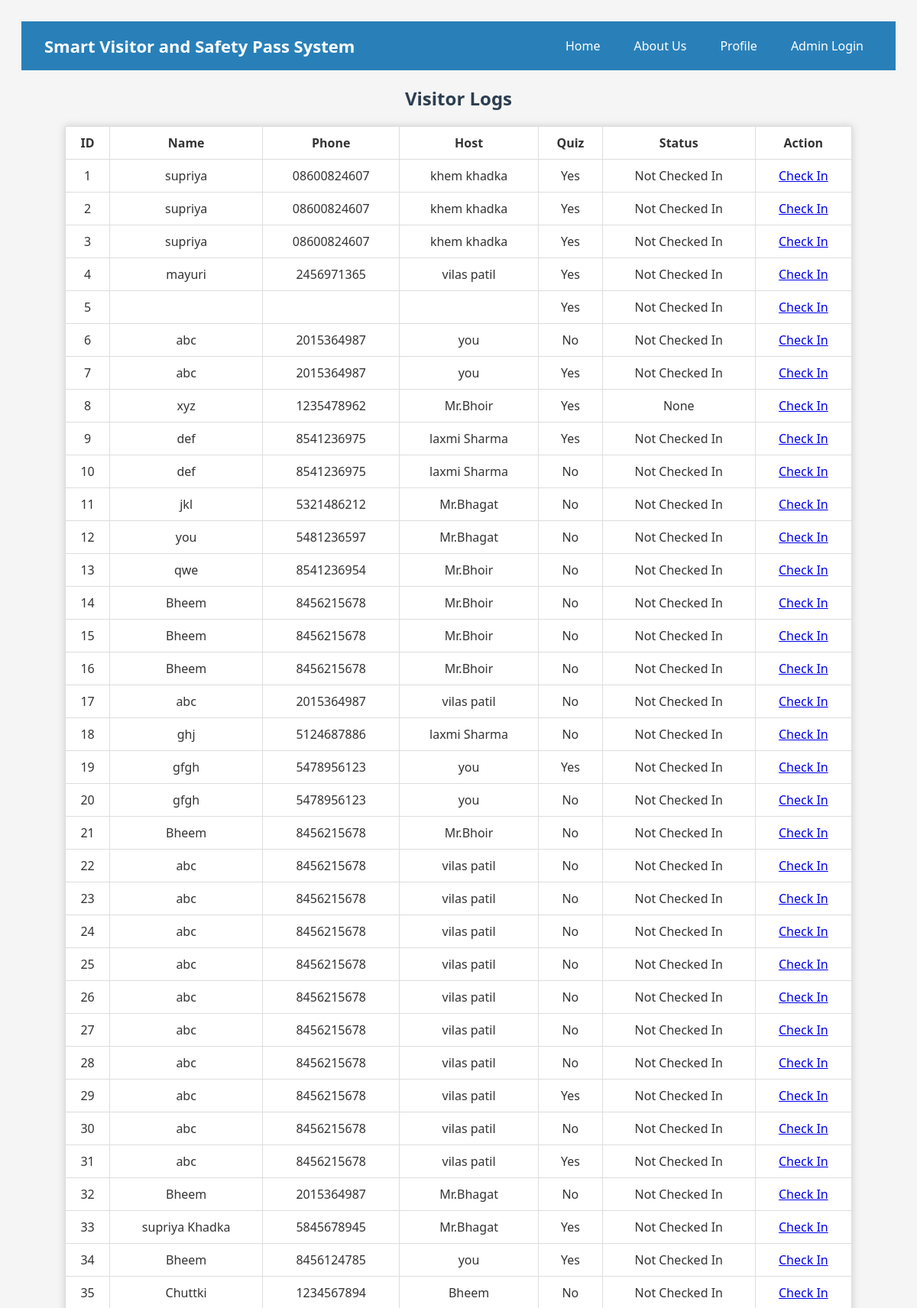
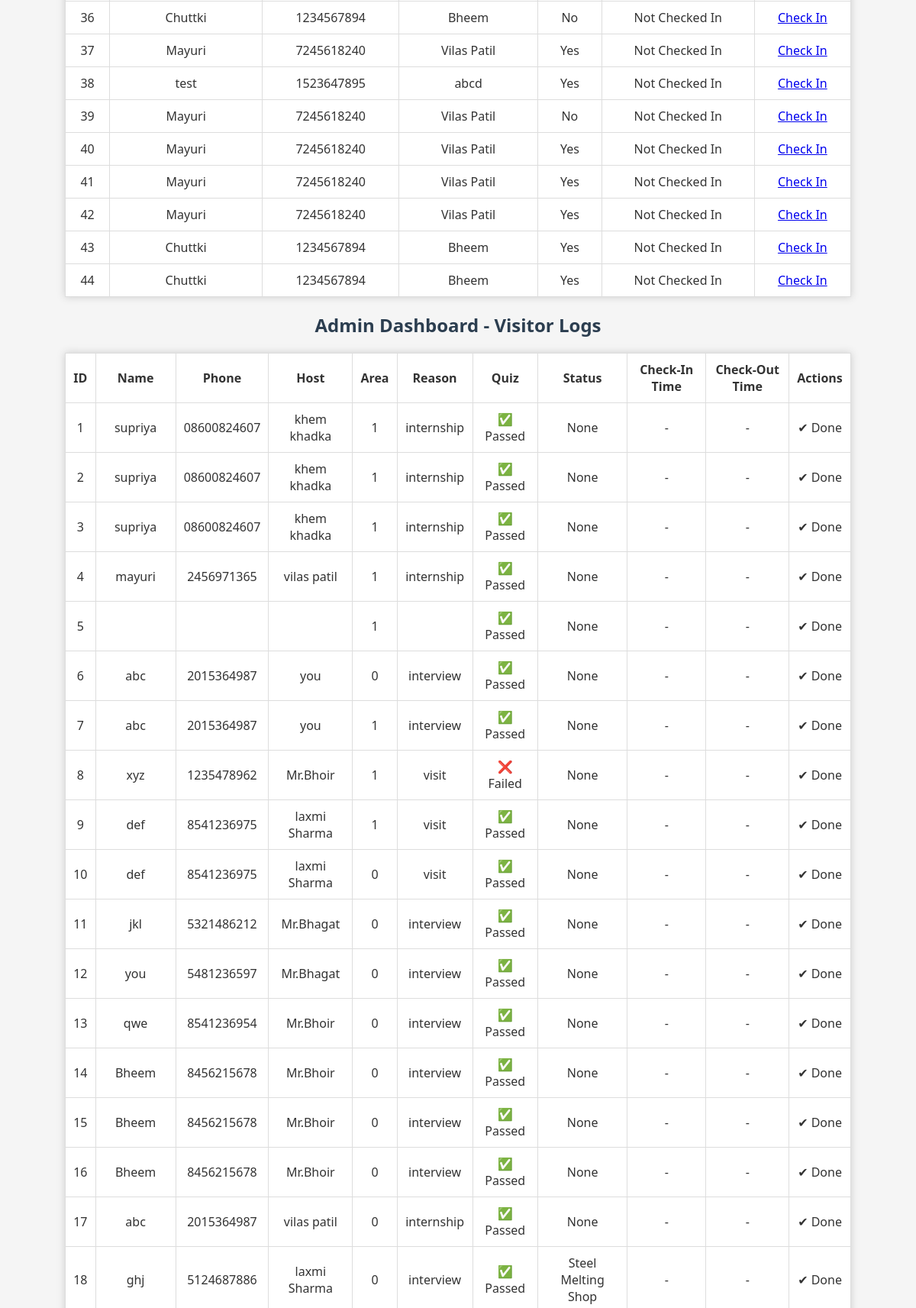
The page /admin (upper part) on the database its author committed (2 pictures, top to bottom).
### tables this page shows
CREATE TABLE visitors (
                    id INTEGER PRIMARY KEY AUTOINCREMENT,
                    name TEXT,
                    phone TEXT,
                    reason TEXT,
                    host TEXT,
                    quiz_passed INTEGER,
                    checkin_status TEXT
                , area TEXT, checkin_time TEXT, checkout_time TEXT);

### app.py (the view)
@app.route('/admin')
def admin():
    conn = sqlite3.connect(DB_NAME)
    c = conn.cursor()
    c.execute("SELECT * FROM visitors")
    data = c.fetchall()
    conn.close()
    return render_template('admin.html', data=data)

### templates/admin.html (shortened to what this page needs)
<!DOCTYPE html>
<html>
<head>
  <link rel="stylesheet" href="{{ url_for('static', filename='style.css') }}">
</head>
<body>
  {% include 'header.html' %}
  <h2>Visitor Logs</h2>
  <table border="1">
    <tr>
      <th>ID</th><th>Name</th><th>Phone</th><th>Host</th>
      <th>Quiz</th><th>Status</th><th>Action</th>
    </tr>
    {% for row in data %}
    <tr>
      <td>{{ row[0] }}</td><td>{{ row[1] }}</td><td>{{ row[2] }}</td>
      <td>{{ row[4] }}</td><td>{{ 'Yes' if row[5] else 'No' }}</td>
      <td>{{ row[6] }}</td>
      <td>
        {% if row[6] != 'Checked In' %}
          <a href="/checkin/{{ row[0] }}">Check In</a>
        {% endif %}
      </td>
    </tr>
    {% endfor %}
  </table>
<h2>Admin Dashboard - Visitor Logs</h2>
<table>
  <thead>
    <tr>
      <th>ID</th>
      <th>Name</th>
      <th>Phone</th>
      <th>Host</th>
      <th>Area</th>
      <th>Reason</th>
      <th>Quiz</th>
      <th>Status</th>
      <th>Check-In Time</th>
      <th>Check-Out Time</th>
      <th>Actions</th>
    </tr>
  </thead>
  <tbody>
    {% for row in data %}
    <tr>
      <td>{{ row[0] }}</td>
      <td>{{ row[1] }}</td>
      <td>{{ row[2] }}</td>
      <td>{{ row[4] }}</td>
      <td>{{ row[5] }}</td>
      <td>{{ row[3] }}</td>
      <td>{{ '✅ Passed' if row[6] else '❌ Failed' }}</td>
      <td>{{ row[7] }}</td>
      <td>{{ row[8] if row[8] else '-' }}</td>
      <td>{{ row[9] if row[9] else '-' }}</td>
      <td>
        {% if row[7] == 'Not Checked In' %}
          <a href="/checkin/{{ row[0] }}"><button>Check In</button></a>
        {% elif row[7] == 'Checked In' and not row[9] %}
          <a href="/checkout/{{ row[0] }}"><button>Check Out</button></a>
        {% else %}
          ✔ Done
        {% endif %}
      </td>
    </tr>
    {% endfor %}
  </tbody>
</table>
  {% include 'footer.html' %}
</body>
</html>

### templates/header.html (shortened to what this page needs)
<!DOCTYPE html>
<html>
<head>
  <link rel="stylesheet" href="{{ url_for('static', filename='style.css') }}">
</head>
<body>
  <header class="navbar">
    <h1>Smart Visitor and Safety Pass System</h1>
    <div class="nav-links">
      <a href="/">Home</a>
      <a href="/about">About Us</a>
      <a href="/profile">Profile</a>
      {% if session.get('user') %}
        <form action="/logout" method="post" style="display: inline;">
          <button type="submit">Logout</button>
        </form>
      {% else %}
        <a href="/login">Admin Login</a>
      {% endif %}
    </div>
  </header>

### templates/footer.html (shortened to what this page needs)
</body>
</html>

### static/style.css (style rules this page uses)
body { font-family: 'Segoe UI', sans-serif; background-color: #f5f5f5; padding: 20px; color: #333; }
h2 { color: #2c3e50; text-align: center; }
table { width: 90%; margin: 20px auto; border-collapse: collapse; background-color: white; box-shadow: 0 0 10px #ccc; }
th, td { padding: 10px; border: 1px solid #ddd; text-align: center; }

### templates/header.html (style rules this page uses)
.navbar { background-color: #2980b9; color: white; padding: 15px 30px; display: flex; justify-content: space-between; align-items: center; }
.navbar h1 { margin: 0; font-size: 22px; font-weight: bold; }
.nav-links { display: flex; gap: 20px; align-items: center; }
.nav-links a, .nav-links form button { color: white; text-decoration: none; font-weight: 500; padding: 6px 12px; border-radius: 5px; background: none; border: none; cursor: pointer; }

### rows shown on the page
visitors: id "1", name "supriya", phone "08600824607", host "khem khadka", quiz_passed "Yes", checkin_status "Not Checked In", quiz_passed "1", reason "internship", checkin_status "✅ Passed", row "None", row "-"
visitors: id "2", name "supriya", phone "08600824607", host "khem khadka", quiz_passed "Yes", checkin_status "Not Checked In", quiz_passed "1", reason "internship", checkin_status "✅ Passed", row "None", row "-"
visitors: id "3", name "supriya", phone "08600824607", host "khem khadka", quiz_passed "Yes", checkin_status "Not Checked In", quiz_passed "1", reason "internship", checkin_status "✅ Passed", row "None", row "-"
visitors: id "4", name "mayuri", phone "2456971365", host "vilas patil", quiz_passed "Yes", checkin_status "Not Checked In", quiz_passed "1", reason "internship", checkin_status "✅ Passed", row "None", row "-"
visitors: id "5", quiz_passed "Yes", checkin_status "Not Checked In", quiz_passed "1", checkin_status "✅ Passed", row "None", row "-"
visitors: id "6", name "abc", phone "2015364987", host "you", quiz_passed "No", checkin_status "Not Checked In", quiz_passed "0", reason "interview", checkin_status "✅ Passed", row "None", row "-"
visitors: id "7", name "abc", phone "2015364987", host "you", quiz_passed "Yes", checkin_status "Not Checked In", quiz_passed "1", reason "interview", checkin_status "✅ Passed", row "None", row "-"
visitors: id "8", name "xyz", phone "1235478962", host "Mr.Bhoir", quiz_passed "Yes", row "None", quiz_passed "1", reason "visit", value "❌ Failed", row "-"
visitors: id "9", name "def", phone "8541236975", host "laxmi Sharma", quiz_passed "Yes", checkin_status "Not Checked In", quiz_passed "1", reason "visit", checkin_status "✅ Passed", row "None", row "-"
visitors: id "10", name "def", phone "8541236975", host "laxmi Sharma", quiz_passed "No", checkin_status "Not Checked In", quiz_passed "0", reason "visit", checkin_status "✅ Passed", row "None", row "-"
visitors: id "11", name "jkl", phone "5321486212", host "Mr.Bhagat", quiz_passed "No", checkin_status "Not Checked In", quiz_passed "0", reason "interview", checkin_status "✅ Passed", row "None", row "-"
visitors: id "12", name "you", phone "5481236597", host "Mr.Bhagat", quiz_passed "No", checkin_status "Not Checked In", quiz_passed "0", reason "interview", checkin_status "✅ Passed", row "None", row "-"
visitors: id "13", name "qwe", phone "8541236954", host "Mr.Bhoir", quiz_passed "No", checkin_status "Not Checked In", quiz_passed "0", reason "interview", checkin_status "✅ Passed", row "None", row "-"
visitors: id "14", name "Bheem", phone "8456215678", host "Mr.Bhoir", quiz_passed "No", checkin_status "Not Checked In", quiz_passed "0", reason "interview", checkin_status "✅ Passed", row "None", row "-"
visitors: id "15", name "Bheem", phone "8456215678", host "Mr.Bhoir", quiz_passed "No", checkin_status "Not Checked In", quiz_passed "0", reason "interview", checkin_status "✅ Passed", row "None", row "-"
visitors: id "16", name "Bheem", phone "8456215678", host "Mr.Bhoir", quiz_passed "No", checkin_status "Not Checked In", quiz_passed "0", reason "interview", checkin_status "✅ Passed", row "None", row "-"
visitors: id "17", name "abc", phone "2015364987", host "vilas patil", quiz_passed "No", checkin_status "Not Checked In", quiz_passed "0", reason "internship", checkin_status "✅ Passed", row "None", row "-"
visitors: id "18", name "ghj", phone "5124687886", host "laxmi Sharma", quiz_passed "No", checkin_status "Not Checked In", quiz_passed "0", reason "interview", checkin_status "✅ Passed", area "Steel Melting Shop", row "-", shows "✔ Done"
visitors: id "19", name "gfgh", phone "5478956123", host "you", quiz_passed "Yes", checkin_status "Not Checked In"
visitors: id "20", name "gfgh", phone "5478956123", host "you", quiz_passed "No", checkin_status "Not Checked In"
visitors: id "21", name "Bheem", phone "8456215678", host "Mr.Bhoir", quiz_passed "No", checkin_status "Not Checked In"
visitors: id "22", name "abc", phone "8456215678", host "vilas patil", quiz_passed "No", checkin_status "Not Checked In"
visitors: id "23", name "abc", phone "8456215678", host "vilas patil", quiz_passed "No", checkin_status "Not Checked In"
visitors: id "24", name "abc", phone "8456215678", host "vilas patil", quiz_passed "No", checkin_status "Not Checked In"
visitors: id "25", name "abc", phone "8456215678", host "vilas patil", quiz_passed "No", checkin_status "Not Checked In"
visitors: id "26", name "abc", phone "8456215678", host "vilas patil", quiz_passed "No", checkin_status "Not Checked In"
visitors: id "27", name "abc", phone "8456215678", host "vilas patil", quiz_passed "No", checkin_status "Not Checked In"
visitors: id "28", name "abc", phone "8456215678", host "vilas patil", quiz_passed "No", checkin_status "Not Checked In"
visitors: id "29", name "abc", phone "8456215678", host "vilas patil", quiz_passed "Yes", checkin_status "Not Checked In"
visitors: id "30", name "abc", phone "8456215678", host "vilas patil", quiz_passed "No", checkin_status "Not Checked In"
visitors: id "31", name "abc", phone "8456215678", host "vilas patil", quiz_passed "Yes", checkin_status "Not Checked In"
visitors: id "32", name "Bheem", phone "2015364987", host "Mr.Bhagat", quiz_passed "No", checkin_status "Not Checked In"
visitors: id "33", name "supriya Khadka", phone "5845678945", host "Mr.Bhagat", quiz_passed "Yes", checkin_status "Not Checked In"
visitors: id "34", name "Bheem", phone "8456124785", host "you", quiz_passed "Yes", checkin_status "Not Checked In"
visitors: id "35", name "Chuttki", phone "1234567894", host "Bheem", quiz_passed "No", checkin_status "Not Checked In"
visitors: id "36", name "Chuttki", phone "1234567894", host "Bheem", quiz_passed "No", checkin_status "Not Checked In"
visitors: id "37", name "Mayuri", phone "7245618240", host "Vilas Patil", quiz_passed "Yes", checkin_status "Not Checked In"
visitors: id "38", name "test", phone "1523647895", host "abcd", quiz_passed "Yes", checkin_status "Not Checked In"
visitors: id "39", name "Mayuri", phone "7245618240", host "Vilas Patil", quiz_passed "No", checkin_status "Not Checked In"
visitors: id "40", name "Mayuri", phone "7245618240", host "Vilas Patil", quiz_passed "Yes", checkin_status "Not Checked In"
visitors: id "41", name "Mayuri", phone "7245618240", host "Vilas Patil", quiz_passed "Yes", checkin_status "Not Checked In"
visitors: id "42", name "Mayuri", phone "7245618240", host "Vilas Patil", quiz_passed "Yes", checkin_status "Not Checked In"
visitors: id "43", name "Chuttki", phone "1234567894", host "Bheem", quiz_passed "Yes", checkin_status "Not Checked In"
visitors: id "44", name "Chuttki", phone "1234567894", host "Bheem", quiz_passed "Yes", checkin_status "Not Checked In"
